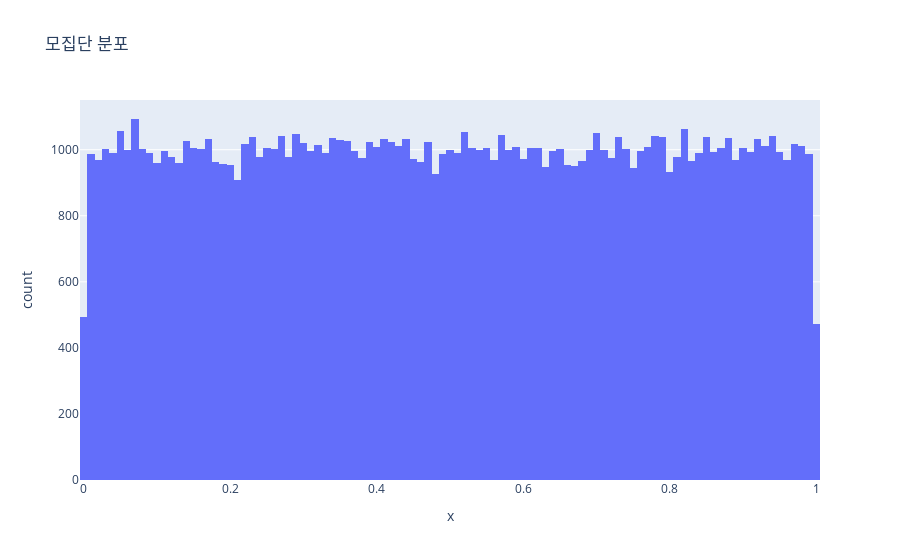

The cell this chart's notebook holds for it:
### Code cell
pop_df = pd.DataFrame({
    "x" : population
})
px.histogram(pop_df, x="x", title="모집단 분포", nbins=100)

### Figure 1 — Plotly figure (JSON) as saved in the notebook; plotly's stock layout.template omitted (floating-point values rounded to 4 significant figures; data arrays with more than 128 entries replaced by an {"elided": "..."} marker saying what was removed)
{"data": [{"bingroup": "x", "hovertemplate": "x=%{x}<br>count=%{y}<extra></extra>", "legendgroup": "", "marker": {"color": "#636efa", "pattern": {"shape": ""}}, "name": "", "nbinsx": 100, "orientation": "v", "showlegend": false, "type": "histogram", "x": {"elided": "100000 float values"}, "xaxis": "x", "yaxis": "y"}], "layout": {"barmode": "relative", "legend": {"tracegroupgap": 0}, "title": {"text": "모집단 분포"}, "xaxis": {"anchor": "y", "domain": [0, 1], "title": {"text": "x"}}, "yaxis": {"anchor": "x", "domain": [0, 1], "title": {"text": "count"}}}}
